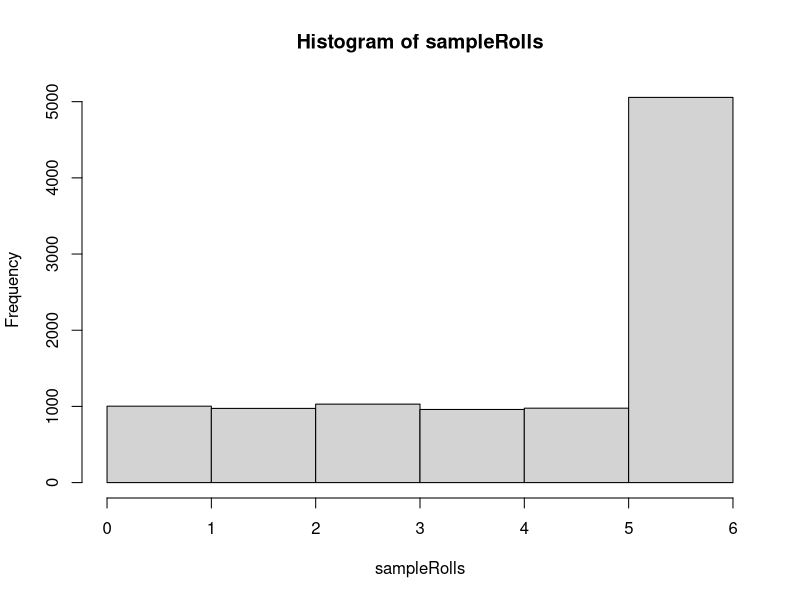
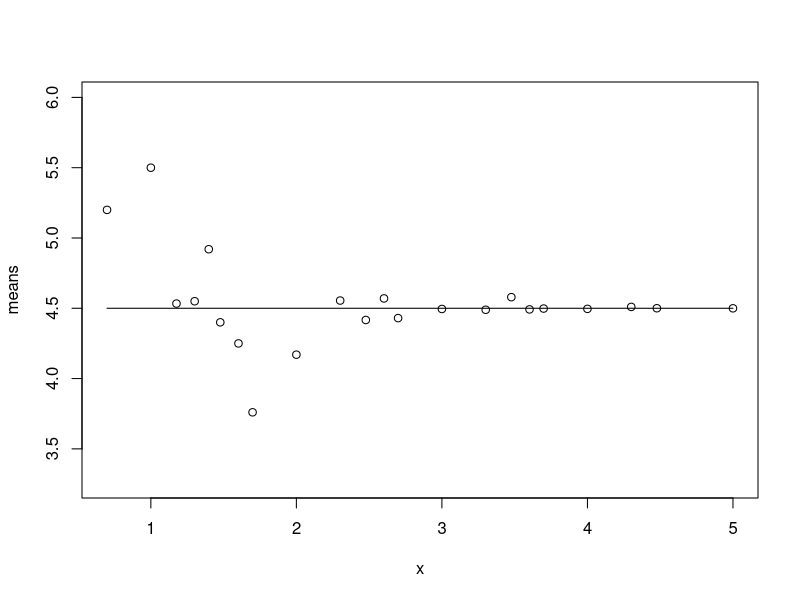
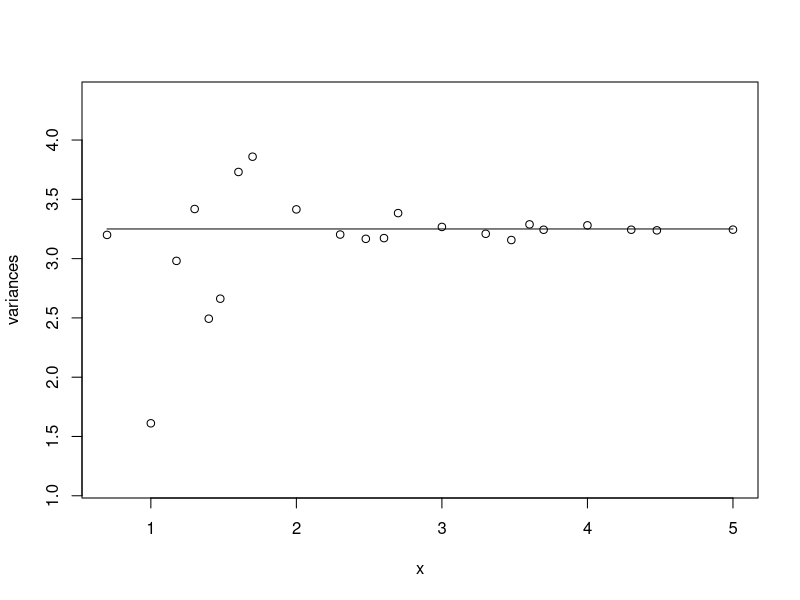

Write R code to recreate these figures, in order.
## ---- chunk 1
probabilityVector <- c(0.1, 0.1, 0.1, 0.1, 0.1, 0.5)
## ---- chunk 2
loadedMean <- function(probabilityVector) {
  return(sum(probabilityVector * c(1,2,3,4,5,6)))
}
## ---- chunk 3
loadedVariance <- function(probabilityVector) {
  return(sum(probabilityVector * (c(1,2,3,4,5,6) - loadedMean(probabilityVector))^2))
}
## ---- chunk 4
expectedMean = loadedMean(probabilityVector)
expectedVariance = loadedVariance(probabilityVector)
## ---- chunk 5
rollDieOnce <- function(probabilityVector) {
  probabilityIntervals <- vector()
  for (i in seq(1:length(probabilityVector))) {
    probabilityIntervals <- c(probabilityIntervals, sum(probabilityVector[1:i]))
  }
  return(length(probabilityVector) - sum(probabilityIntervals >= runif(1)) + 1)
}
## ---- chunk 6
rollDie <- function(probabilityVector, numberRolls) {
  rolls <- vector()
  for (i in seq(numberRolls)) {
    rolls <- c(rolls, rollDieOnce(probabilityVector))
  }
  return(rolls)
}
## ---- chunk 7
sampleRolls <- rollDie(probabilityVector, 10000)
head(sampleRolls)
## ---- chunk 8
for (i in sort(unique(sampleRolls))) {
  print(paste0("P(", i, ")", " = ", sum(sampleRolls == i) / length(sampleRolls)))
}
## ---- chunk 9
hist(sampleRolls, breaks = seq(0,6))
## ---- chunk 10
trialSizes <- c(5, 10, 15, 20, 25, 30, 40, 50, 100, 200, 300, 400, 500, 1000, 2000, 3000, 4000, 5000, 10000, 20000, 30000, 100000)
means <- vector(mode = "double", length=length(trialSizes))
variances <- vector(mode = "double", length=length(trialSizes))

for (i in 1:length(trialSizes)) {
  rolls <- rollDie(probabilityVector, trialSizes[i])
  means[i] = mean(rolls)
  variances[i] = var(rolls)
}
## ---- chunk 11
x <- log10(trialSizes)
plot(x, means, ylim = c(min(means) - 0.5, max(means) + 0.5))
lines(x, rep(expectedMean, length(trialSizes)))
## ---- chunk 12
plot(x, variances, ylim = c(min(variances) - 0.5, max(variances) + 0.5))
lines(x, rep(expectedVariance, length(trialSizes)))
## ---- chunk 13
varFromExpectedMean <- function(v, expectedMean) {
  variance = 0
  for (i in v) {
    variance = variance + (i - expectedMean)**2 / length(v)
  }
  return(variance)
}
## ---- chunk 14
convergenceIndex <- function(v, minVariance, intervalSize, expectedMean) {
  for (i in seq(1:(length(v) - intervalSize))) {
    if (varFromExpectedMean(v[i:(i + intervalSize)], expectedMean) < minVariance) {
      return(i)
    }
  }
  return(NULL)
}
